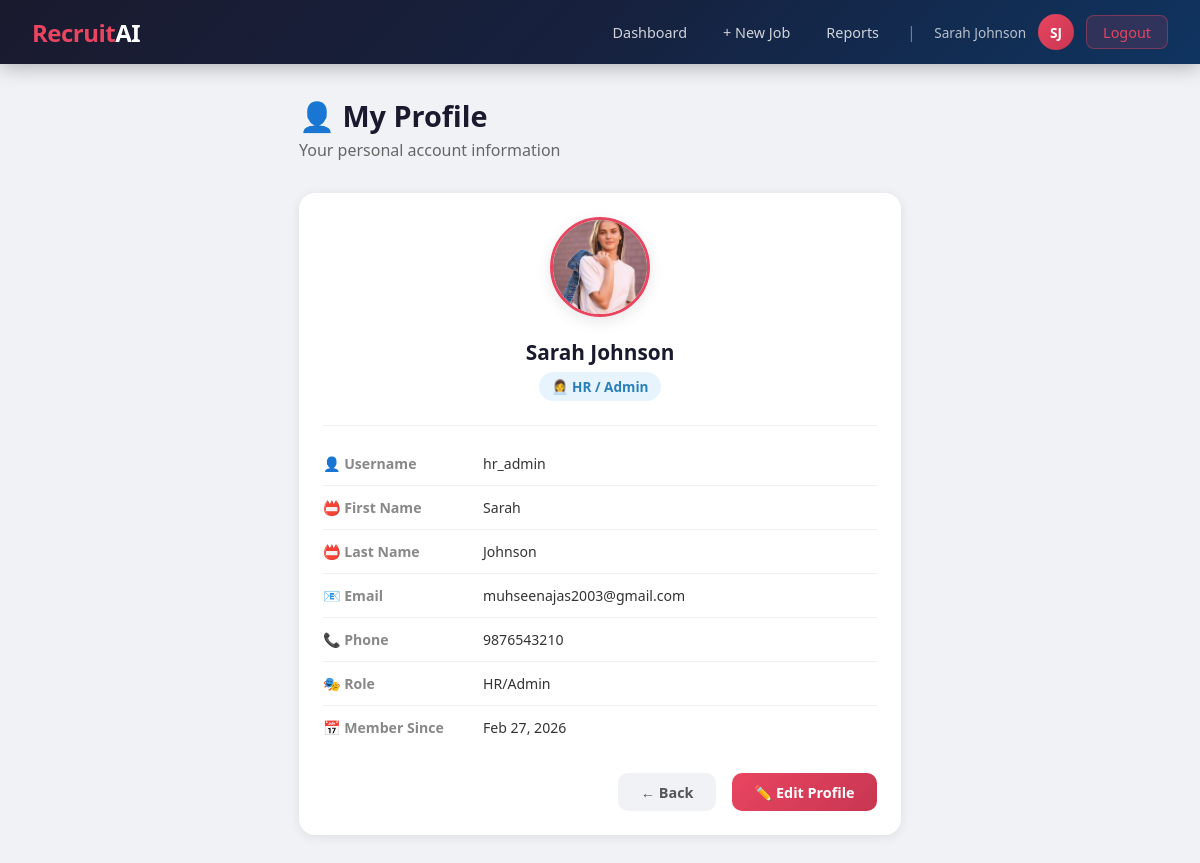
/profile/ (signed in), run on the app's committed database.
### core/models.py (models this page shows, shortened)
class UserProfile(models.Model):
    ROLE_CHOICES = [
        ('hr', 'HR/Admin'),
        ('candidate', 'Candidate')
    ]
    user = models.OneToOneField(
        User,
        on_delete=models.CASCADE,
        related_name='profile'
    )
    role = models.CharField(
        max_length=20,
        choices=ROLE_CHOICES
    )
    phone = models.CharField(
        max_length=10,
        blank=True
    )
    profile_image = models.ImageField(
        upload_to='profile_images/',
        null=True,
        blank=True
    )
    created_at = models.DateTimeField(
        auto_now_add=True
    )
    def is_hr(self):
        return self.role == 'hr'

### core/views.py (the view)
# urls.py: path('profile/', views.view_profile, name='view_profile'),
@login_required
def view_profile(request):
    profile = getattr(request.user, 'profile', None)
    return render(request, 'core/profile.html', {'profile': profile})

### core/templates/core/profile.html (shortened to what this page needs)
{% extends 'core/base.html' %}
{% block content %}
<div class="container" style="max-width:650px;">
    <div class="page-header">
        <h1>👤 My Profile</h1>
        <p>Your personal account information</p>
    </div>
    <div class="card">
        <div style="text-align:center; margin-bottom:1.5rem;">
            {% if profile.profile_image %}
            <div style="margin-bottom:1rem;">
                <img src="{{ profile.profile_image.url }}"
                     alt="Profile Picture"
                     style="width:100px; height:100px; border-radius:50%; object-fit:cover;
                            border:3px solid #e94560; box-shadow:0 4px 15px rgba(0,0,0,0.1);">
            </div>
            {% else %}
            <div class="profile-avatar">
                {{ user.first_name|first|upper }}{{ user.last_name|first|upper }}
            </div>
            {% endif %}
            <div style="font-size:1.3rem; font-weight:700; color:#1a1a2e;">
                {{ user.get_full_name|default:user.username }}
            </div>
            <div style="margin-top:0.4rem;">
                {% if profile.is_hr %}
                <span class="badge" style="background:#e8f4fd; color:#2980b9; font-size:0.85rem;">👩‍💼 HR / Admin</span>
                {% else %}
                <span class="badge" style="background:#e8f8ed; color:#27ae60; font-size:0.85rem;">👨‍🎓 Candidate</span>
                {% endif %}
            </div>
        </div>
        <div style="border-top:1px solid #f0f0f0; padding-top:1rem;">
            <div class="profile-info-row">
                <div class="profile-info-label">👤 Username</div>
                <div class="profile-info-value">{{ user.username }}</div>
            </div>
            <div class="profile-info-row">
                <div class="profile-info-label">📛 First Name</div>
                <div class="profile-info-value">{{ user.first_name|default:"Not set" }}</div>
            </div>
            <div class="profile-info-row">
                <div class="profile-info-label">📛 Last Name</div>
                <div class="profile-info-value">{{ user.last_name|default:"Not set" }}</div>
            </div>
            <div class="profile-info-row">
                <div class="profile-info-label">📧 Email</div>
                <div class="profile-info-value">{{ user.email|default:"Not set" }}</div>
            </div>
            <div class="profile-info-row">
                <div class="profile-info-label">📞 Phone</div>
                <div class="profile-info-value">{{ profile.phone|default:"Not set" }}</div>
            </div>
            <div class="profile-info-row">
                <div class="profile-info-label">🎭 Role</div>
                <div class="profile-info-value">{{ profile.get_role_display }}</div>
            </div>
            <div class="profile-info-row" style="border:none;">
                <div class="profile-info-label">📅 Member Since</div>
                <div class="profile-info-value">{{ user.date_joined|date:"M d, Y" }}</div>
            </div>
        </div>
        <div style="display:flex; gap:1rem; margin-top:1.5rem; justify-content:flex-end;">
            <a href="{% url 'dashboard' %}" class="btn btn-secondary">← Back</a>
            <a href="{% url 'edit_profile' %}" class="btn btn-primary">✏️ Edit Profile</a>
        </div>
    </div>
</div>
{% endblock %}

### core/templates/core/base.html (shortened to what this page needs)
<!DOCTYPE html>
<html lang="en">
<head>
</head>
<body>
{% if user.is_authenticated %}
<nav class="navbar">
    <a href="{% url 'dashboard' %}" class="navbar-brand">Recruit<span>AI</span></a>
    <div class="navbar-nav">
        {% if user.profile.is_hr %}
            <a href="{% url 'hr_dashboard' %}" class="nav-link">Dashboard</a>
            <a href="{% url 'create_job' %}" class="nav-link">+ New Job</a>
            <a href="{% url 'hr_reports' %}" class="nav-link">Reports</a>
        {% else %}
            <a href="{% url 'candidate_dashboard' %}" class="nav-link">My Applications</a>
            <a href="{% url 'job_list' %}" class="nav-link">Browse Jobs</a>
        {% endif %}
        <span style="color:rgba(255,255,255,0.4); padding: 0 0.5rem;">|</span>
        <span class="nav-username">{{ user.get_full_name|default:user.username }}</span>
        <a href="{% url 'view_profile' %}" class="nav-avatar" title="View Profile">
            {{ user.first_name|first|upper }}{{ user.last_name|first|upper }}
        </a>
        <a href="{% url 'logout' %}" class="btn-logout" style="margin-left:0.5rem;">Logout</a>
    </div>
</nav>
{% endif %}
{% block content %}{% endblock %}
</body>
</html>

### core/templates/core/base.html (style rules this page uses)
* { box-sizing: border-box; margin: 0; padding: 0; }
body { font-family: 'Segoe UI', sans-serif; background: #f0f2f5; color: #333; min-height: 100vh; }
.navbar { background: linear-gradient(135deg, #1a1a2e 0%, #16213e 50%, #0f3460 100%); padding: 0 2rem; display: flex; align-items: center; justify-content: space-between; height: 64px; box-shadow: 0 2px 20px rgba(0,0,0,0.3); position: sticky; top: 0; z-index: 100; }
.navbar-brand { color: #e94560; font-size: 1.5rem; font-weight: 800; text-decoration: none; letter-spacing: -0.5px; }
.navbar-brand span { color: #fff; }
.navbar-nav { display: flex; gap: 0.25rem; align-items: center; }
.nav-link { color: rgba(255,255,255,0.8); text-decoration: none; padding: 0.5rem 1rem; border-radius: 8px; font-size: 0.9rem; transition: all 0.2s; }
.btn-logout { background: rgba(233,69,96,0.15); border: 1px solid rgba(233,69,96,0.4); color: #e94560; padding: 0.4rem 1rem; border-radius: 8px; cursor: pointer; font-size: 0.9rem; text-decoration: none; transition: all 0.2s; }
.nav-avatar { width: 36px; height: 36px; border-radius: 50%; background: linear-gradient(135deg, #e94560, #c73652); color: #fff; display: flex; align-items: center; justify-content: center; font-weight: 700; font-size: 0.85rem; cursor: pointer; text-decoration: none; margin-left: 0.5rem; transition: all 0.2s; }
.nav-username { color: rgba(255,255,255,0.7); font-size: 0.85rem; margin-left: 0.4rem; }
.container { max-width: 1200px; margin: 2rem auto; padding: 0 1.5rem; }
.page-header { margin-bottom: 2rem; }
.page-header h1 { font-size: 1.8rem; color: #1a1a2e; font-weight: 700; }
.page-header p { color: #666; margin-top: 0.25rem; }
.card { background: #fff; border-radius: 16px; box-shadow: 0 2px 12px rgba(0,0,0,0.08); padding: 1.5rem; margin-bottom: 1.5rem; }
.btn { display: inline-block; padding: 0.6rem 1.4rem; border-radius: 10px; font-size: 0.9rem; font-weight: 600; cursor: pointer; border: none; text-decoration: none; transition: all 0.2s; }
.btn-primary { background: linear-gradient(135deg, #e94560, #c73652); color: #fff; }
.btn-secondary { background: #f0f2f5; color: #555; }
.badge { display: inline-block; padding: 0.3rem 0.8rem; border-radius: 20px; font-size: 0.78rem; font-weight: 600; }
.profile-info-row { display: flex; padding: 0.75rem 0; border-bottom: 1px solid #f0f0f0; }
.profile-info-label { width: 160px; color: #888; font-size: 0.88rem; font-weight: 600; flex-shrink: 0; }
.profile-info-value { color: #333; font-size: 0.88rem; }

### data on the page
UserProfile: profile_image (picture), phone "9876543210", role "HR/Admin"

### other printed values
{{ user.get_full_name|default:user.username }} "Sarah Johnson"
{{ user.first_name|first|upper }} "S"
{{ user.last_name|first|upper }} "J"
{{ user.username }} "hr_admin"
{{ user.first_name|default:"Not set" }} "Sarah"
{{ user.last_name|default:"Not set" }} "Johnson"
{{ user.email|default:"Not set" }} "muhseenajas2003@gmail.com"
{{ user.date_joined|date:"M d, Y" }} "Feb 27, 2026"
